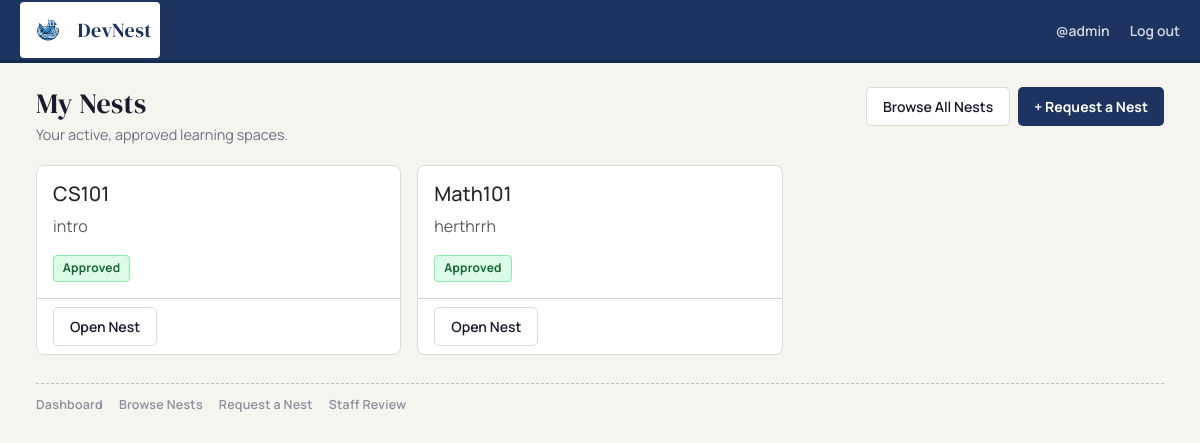
The page /posts/ (signed in) on the database its author committed.
### nests/models.py (models this page shows, shortened)
class Nest(models.Model):
    class Status(models.TextChoices):
        PENDING  = 'pending',  'Pending'
        APPROVED = 'approved', 'Approved'
        REJECTED = 'rejected', 'Rejected'
    name        = models.CharField(max_length=255)
    description = models.TextField()
    creator     = models.ForeignKey(settings.AUTH_USER_MODEL, on_delete=models.CASCADE)
    members     = models.ManyToManyField(
        settings.AUTH_USER_MODEL,
        through='NestMembership',
        related_name='nests',
    )
    status      = models.CharField(
        max_length=20,
        choices=Status.choices,
        default=Status.PENDING,
    )
    created_at  = models.DateTimeField(auto_now_add=True)

### nests/views.py (the view)
# urls.py: path('',                      views.nest_dashboard,         name='nest_dashboard'),
def nest_dashboard(request):
    if not request.user.is_authenticated:
        return _require_auth(request, 'You must be signed in to view your dashboard.')
    my_nests = Nest.objects.filter(
        status=Nest.Status.APPROVED,
        memberships__user=request.user,
        memberships__status=NestMembership.Status.ACTIVE,
    ).distinct()
    pending_nests = Nest.objects.filter(
        creator=request.user,
        status=Nest.Status.PENDING,
    )
    return render(request, 'nests/dashboard.html', {
        'nests': my_nests,
        'pending_nests': pending_nests,
    })

### nests/templates/nests/dashboard.html (shortened to what this page needs)
{% extends "nests/base.html" %}
{% block content %}
<div class="nest-page-head">
    <div>
        <h2 class="nest-page-title">My Nests</h2>
        <p class="nest-page-subtitle">Your active, approved learning spaces.</p>
    </div>
    <div class="d-flex gap-2">
        <a href="{% url 'nests:nest_list_view' %}" class="nest-btn-soft">Browse All Nests</a>
        <a href="{% url 'nests:request_nest_view' %}" class="nest-btn-main">+ Request a Nest</a>
    </div>
</div>
{% if nests %}
    <div class="row g-3">
        {% for nest in nests %}
        <div class="col-12 col-md-6 col-lg-4">
            <div class="card nest-card">
                <div class="card-body">
                    <h5 class="card-title">{{ nest.name }}</h5>
                    <p class="card-text text-muted">{{ nest.description }}</p>
                    <span class="nest-chip nest-chip-approved">{{ nest.get_status_display }}</span>
                </div>
                <div class="card-footer bg-transparent d-flex gap-2">
                    <a href="{% url 'nests:nest_detail' nest_id=nest.pk %}" class="nest-btn-soft btn-sm">Open Nest</a>
                </div>
            </div>
        </div>
        {% endfor %}
    </div>
{% else %}
    <div class="nest-surface p-4">
        <p class="text-muted mb-0">You are not a member of any approved nests yet. <a href="{% url 'nests:request_nest_view' %}">Request one now.</a></p>
    </div>
{% endif %}
{% endblock %}

### nests/templates/nests/base.html (shortened to what this page needs)
{% load static %}
<!doctype html>
<html lang="en">
<head>
	<link href="https://cdn.jsdelivr.net/npm/bootstrap@5.3.3/dist/css/bootstrap.min.css" rel="stylesheet">
	<link href="https://cdn.jsdelivr.net/npm/bootstrap-icons@1.11.3/font/bootstrap-icons.css" rel="stylesheet">
	<link rel="stylesheet" href="{% static 'css/nests.css' %}">
</head>
<body class="nest-shell">
	<header class="nest-topbar">
		<div class="container-fluid nest-topbar-inner">
			<a class="nest-brand" href="/">
				<img src="{% static 'images/logo.svg' %}" alt="DevNest logo">
				<span>DevNest</span>
			</a>
			<div class="nest-user d-none d-lg-flex">
				{% if request.user.is_authenticated %}
					<a class="nest-user-link" href="{% url 'accounts:user_profile_view' request.user.username %}">
						@{{ request.user.username }}
					</a>
					<a class="nest-user-link" href="{% url 'accounts:log_out' %}?next={{request.path}}">Log out</a>
				{% else %}
					<a class="nest-user-link" href="{% url 'accounts:sign_in' %}?next={{request.path}}">Sign in</a>
				{% endif %}
			</div>
		</div>
	</header>
	<div class="nest-layout container-fluid">
		<main class="nest-main">
			{% block content %}{% endblock %}
			<footer class="nest-footer-links" aria-label="Nest legacy links">
				<a href="{% url 'nests:nest_dashboard' %}" class="nest-footer-link {% if request.path == '/nests/' %}active{% endif %}">
					Dashboard
				</a>
				<a href="{% url 'nests:nest_list_view' %}" class="nest-footer-link {% if '/nests/browse/' in request.path %}active{% endif %}">
					Browse Nests
				</a>
				<a href="{% url 'nests:request_nest_view' %}" class="nest-footer-link {% if '/nests/request/' in request.path %}active{% endif %}">
					Request a Nest
				</a>
				{% if request.user.is_staff or request.user.is_superuser %}
					<a href="{% url 'nests:staff_nest_review' %}" class="nest-footer-link {% if '/nests/staff/review/' in request.path %}active{% endif %}">
						Staff Review
					</a>
				{% endif %}
			</footer>
		</main>
	</div>
</body>
</html>

### nests/static/css/nests.css (style rules this page uses)
:root { --nest-bg: #f5f4ef; --nest-paper: #ffffff; --nest-ink: #1a1a2e; --nest-muted: #6b7280; --nest-line: #dddbd3; --nest-accent: #1d3461; --nest-accent-hover: #16294f; --nest-amber: #c57c0e; --nest-amber-soft: #fef3c7; --nest-soft: #eaecf4; --nest-danger-soft: #fde9ef; --nest-shadow-sm: 0 1px 3px rgba(0,0,0,.08), 0 1px 2px rgba(0,0,0,.06); --nest-shadow: 0 2px 8px rgba(0,0,0,.09); --nest-radius: 8px; --nest-radius-sm: 5px; }
* { box-sizing: border-box; }
.nest-shell { margin: 0; min-height: 100vh; background: var(--nest-bg); color: var(--nest-ink); font-family: 'Manrope', sans-serif; }
.nest-topbar { position: sticky; top: 0; z-index: 100; background: var(--nest-accent); border-bottom: 3px solid var(--nest-accent-hover); }
.nest-topbar-inner { min-height: 60px; display: flex; align-items: center; justify-content: space-between; gap: 1rem; padding: 0 1.25rem; }
.nest-brand { display: inline-flex; align-items: center; gap: .6rem; text-decoration: none; padding: 0.5rem; color: var(--nest-accent); background-color: white; border-radius: 4px; font-family: 'DM Serif Display', serif; font-size: 1.25rem; letter-spacing: .4px; }
.nest-brand img { width: 40px; height: 40px; display: block; object-fit: contain; opacity: 1; }
.nest-user { display: inline-flex; align-items: center; gap: 1.25rem; }
.nest-user-link { color: rgba(255,255,255,.8); text-decoration: none; font-weight: 600; font-size: .875rem; transition: color .15s; }
.nest-layout { display: block; min-height: calc(100vh - 63px); }
.nest-main { max-width: 1320px; margin: 0 auto; width: 100%; padding: 1.5rem; }
.nest-page-head { display: flex; align-items: flex-start; justify-content: space-between; flex-wrap: wrap; gap: 1rem; margin-bottom: 1.25rem; }
.nest-page-title { margin: 0; font-family: 'DM Serif Display', serif; font-size: 1.75rem; font-weight: 400; color: var(--nest-ink); letter-spacing: .2px; }
.nest-page-subtitle { color: var(--nest-muted); margin: .2rem 0 0; font-size: .9rem; }
.nest-card { height: 100%; border: 1px solid var(--nest-line); border-radius: var(--nest-radius); background: var(--nest-paper); box-shadow: none; transition: box-shadow .2s; }
.nest-btn-main { display: inline-flex; align-items: center; border: none; background: var(--nest-accent); color: #fff; font-weight: 700; font-size: .875rem; border-radius: var(--nest-radius-sm); padding: .5rem 1rem; cursor: pointer; transition: background .15s; text-decoration: none; }
.nest-btn-soft { display: inline-flex; align-items: center; border: 1px solid var(--nest-line); color: var(--nest-ink); font-weight: 600; font-size: .875rem; border-radius: var(--nest-radius-sm); background: var(--nest-paper); padding: .5rem 1rem; cursor: pointer; text-decoration: none; transition: border-color .15s, background .15s; }
.nest-chip { display: inline-flex; align-items: center; border-radius: 4px; padding: .2rem .55rem; font-size: .75rem; font-weight: 700; letter-spacing: .02em; }
.nest-chip-approved { background: #dcfce7; color: #166534; border: 1px solid #86efac; }
.nest-footer-links { margin-top: 1.75rem; padding-top: .8rem; border-top: 1px dashed #c7c4b9; display: flex; flex-wrap: wrap; gap: .7rem 1rem; }
.nest-footer-link { color: #8a8f9d; text-decoration: none; font-size: .78rem; font-weight: 600; letter-spacing: .02em; }

### rows shown on the page
Nest: name "CS101", description "intro", status "Approved"
Nest: name "Math101", description "herthrrh", status "Approved"

### other values the page prints
{{ request.user.username }} "admin"
